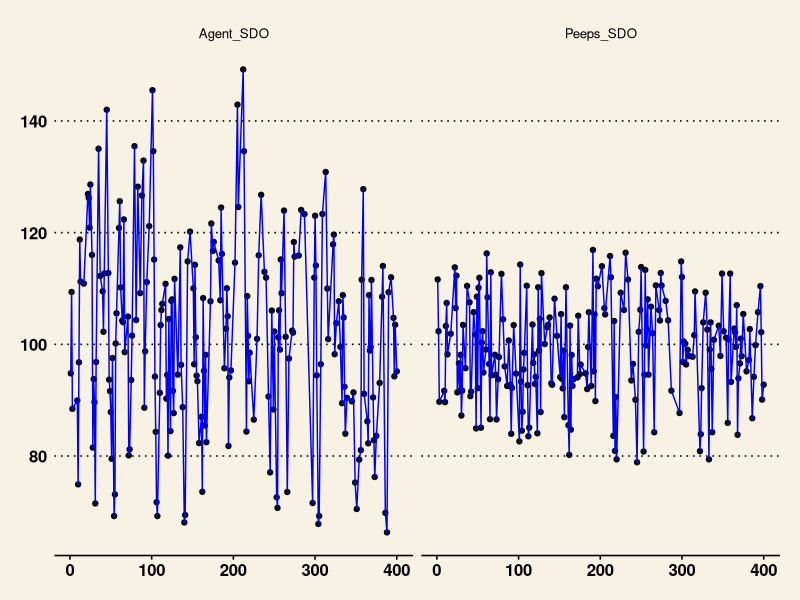

The R script that drew this image:
## ---- chunk 1
knitr::opts_chunk$set(echo = TRUE, message = F, warning = F)
## ---- chunk 2

global_population <- data.frame(
  "People" = c(1:1000),
  "SDO" = c(rnorm(1000, 100, 10))
)

## ---- chunk 3

agent <- list(
  SDO = 0,
  Peeps = NULL
)


initial_sdo_value <- rnorm(1, 100, 10)

agent[[1]][1] <- initial_sdo_value

agent

## ---- chunk 4

# if peeps > 0, take the average of their trait level

num_peeps <- length(agent$Peeps)

trait_of_peeps <- mean(agent$Peeps)

# use average to bias how I sample the population
# use filter (+ or - 25 from average)

## ---- chunk 5

other <- sample(global_population$SDO, 1)

## ---- chunk 6

interaction_quality <- runif(1, min = -1, max = 1)

## ---- chunk 7

# quality good? interaction_quality > 0

new_sdo <- agent$SDO + (other - agent$SDO)*interaction_quality

# quality bad? interaction quality < 0

new_sdo <- agent$SDO

## ---- chunk 8

# Environment

environment_sdo <- sample(c(-20:20), 1)

new_sdo <- new_sdo + environment_sdo

## ---- chunk 9

# Update agent

agent$SDO <- c(agent$SDO, new_sdo)

# If the interaction went well, this person goes into friend group. If not, leave them out

agent$Peeps <- c(agent$Peeps, other)

agent

## ---- chunk 10

# - -----------------------------------------------------------------------


# - -----------------------------------------------------------------------


# - -----------------------------------------------------------------------


# - -----------------------------------------------------------------------


# - -----------------------------------------------------------------------


# - -----------------------------------------------------------------------

library(tidyverse)

# Generate over time

time_points <- 400


global_population <- data.frame(
  "People" = c(1:1000),
  "SDO" = c(rnorm(1000, 100, 10))
)


agent <- list(
  SDO = rep(0,time_points),
  Peeps = rep(0,time_points)
)


initial_sdo_value <- rnorm(1, 100, 10)

agent[[1]][1] <- initial_sdo_value

other <- sample(global_population$SDO, 1)

agent[[2]][1] <- other

count <- 0

for(i in 2:time_points){
  
    count <- count + 1
    
    
    # sample global population and interact with them
    # filter based on peeps average
    
    # need to change this to only use values that are not zero
    
    use_non_zero_values <- agent$Peeps[agent$Peeps > 0]
    
    use_vals <- mean(use_non_zero_values)
    filter_top <- use_vals + 20
    filter_lower <- use_vals - 20

    new_df <- global_population %>%
      filter(SDO < filter_top & SDO > filter_lower)
    
    other <- sample(new_df$SDO, 1)
    
    interaction_quality <- runif(1, min = -1, max = 1)
    
    # quality good or bad?
    if(interaction_quality > 0){
      new_sdo <- agent$SDO[i - 1] + (other - agent$SDO[i - 1])*interaction_quality
    }else{
      new_sdo <- agent$SDO[i - 1]
    }
    
    
    # Environment
    
    environment_sdo <- sample(c(-20:20), 1)
    
    new_sdo <- new_sdo + environment_sdo
    
    
    # Update agent
    
    
    agent$SDO[i] <- new_sdo
    
    if(interaction_quality > 0){
      agent$Peeps[i] <- other
    }else{
      agent$Peeps <- agent$Peeps
    }
    
    
    
    
}


library(ggplot2)
plot_agent <- data.frame(
  'Agent_SDO' = c(agent$SDO),
  "Peeps_SDO" = c(agent$Peeps),
  "Time" = c(1:time_points)
)


new_data <- plot_agent %>%
  filter(Peeps_SDO > 0) %>%
  gather(Agent_SDO, Peeps_SDO, key = 'variable', value = 'SDO')

library(ggthemes)

ggplot(new_data, aes(x = Time, y = SDO)) + 
  geom_point() + 
  geom_line(color = 'blue') + 
  facet_wrap(~variable) + 
  ylab("Level") + 
  theme_wsj()



